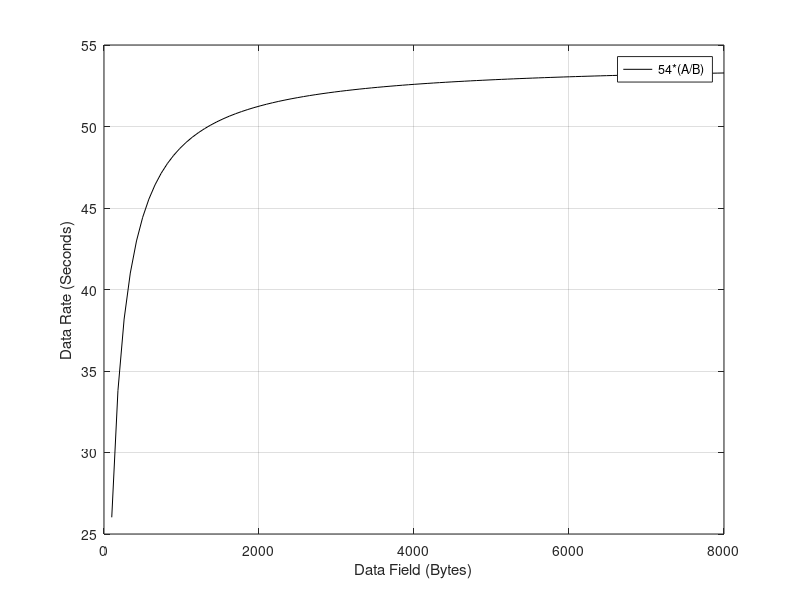

MATLAB code to generate this figure:
link = 54*10^6;
timegap = 10*10^(-6);
q = 0;
fcs = 4;
header = 36;

datafield = linspace(100,8000,100);
A = (datafield*8)/link;
B = timegap+A+((header*8)/link)+((fcs*8)/link);
datarate = 54*(A./B);
plot(datafield,datarate,'k');
grid on
xlabel('Data Field (Bytes)')
ylabel('Data Rate (Seconds)')
legend('54*(A/B)');


